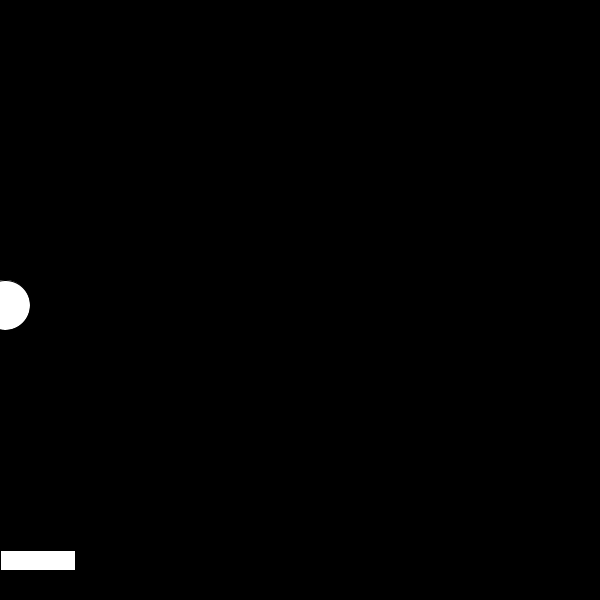
Frame 1 (no input)
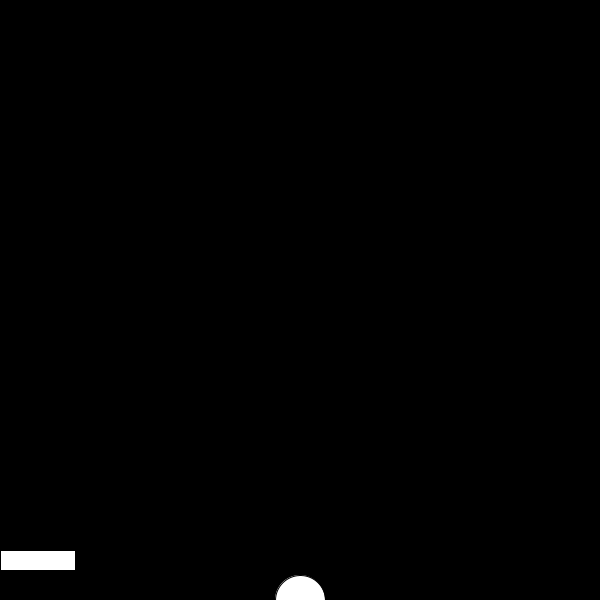
Frame 60 (the mouse pressed at the canvas centre just before this capture)
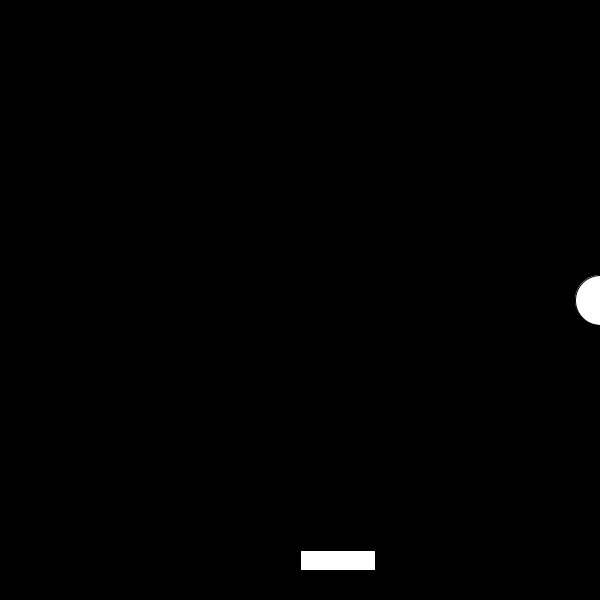
Frame 120 (the mouse held since frame 60 and released just before this capture)

The Processing sketch that drew these frames (run headless with seeded random() and noise(); from frame 60 on, the mouse is pressed at the canvas centre):

// Processing sketch: sketch_191111b
// ── sketch_191111b.pde
int x = 0;
int y = 300;
boolean back = false;
boolean backY = false;
boolean pleaseWork = true;
void setup(){
   size(600,600);
   background(0,0,0);
}
 
void draw(){
  background(0,0,0);
  if (x == 0){
  back = false;
  }
  else if (x == width){
    back = true;
  }
  if (back){
    x = x - 5;
  }
  else{
    x = x + 5;
  }
  
  if (y == 0){
  backY = false;
  pleaseWork = true;
  }
  else if (y == height){
    backY = true;
  }
  
  backY = intersects(x,y,mouseX,550,75);
  
  if (backY){
    y = y - 5;
  }
  else{
    y = y + 5;
  }
  
  fill(255,255,255);
  ellipse(x, y, 50, 50);
  rect(mouseX, 550, 75, 20);
}

boolean intersects(int ballX, int ballY, int paddleX, int paddleY, int paddleLength) {
     if (ballY > paddleY && ballX > paddleX && ballX < paddleX + paddleLength){
          pleaseWork = false;
          return true;
     }
     else if (pleaseWork){
          return false;
     }
     else{
       return true;
     }
}
